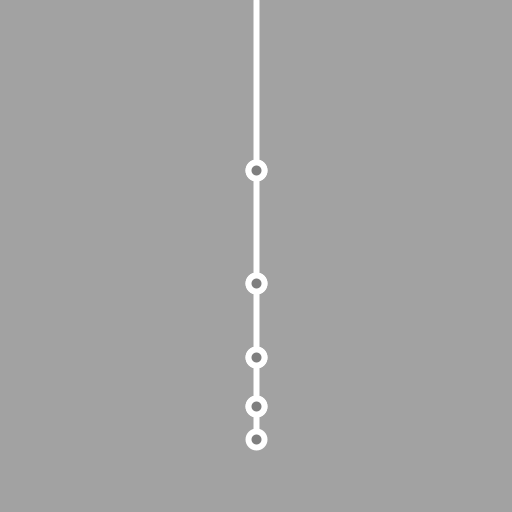
Frame 1 (no input)
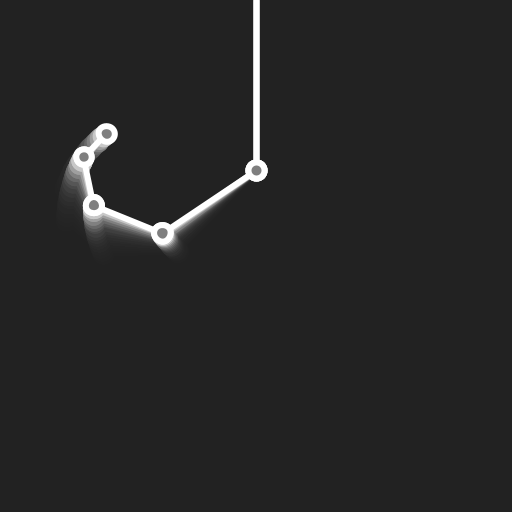
Frame 60 (the mouse pressed at the canvas centre just before this capture)
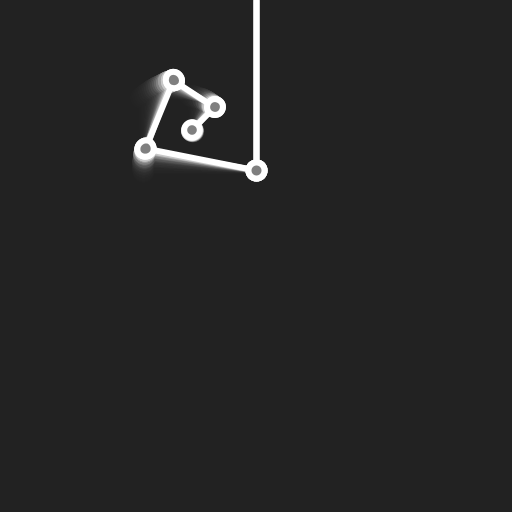
Frame 120 (the mouse held since frame 60 and released just before this capture)

The Processing sketch that drew these frames (run headless with seeded random() and noise(); from frame 60 on, the mouse is pressed at the canvas centre):

// Processing sketch: ANI2012A20_Tentacle
// ── ANI2012A20_Tentacle.pde
// ANI2012A20_Tentacle.pde
// Dessine et anime un tentacule généré à partir d'une fonction récursive.

// paramètres
int depthCurrent = 5;
int depthMax = 10;

int colorStroke = 255;
int colorFill = 127;
int colorBack = 31;

float period = 100000.0f;
float radius = 16.0f;

float scaleFactor = 0.66f;

// variable
float angle;

void setup()
{
  size(512, 512);
  frameRate(60);
  strokeWeight(6);
  fill(255);
}

void draw()
{
  fade(63);

  stroke(colorStroke);
  fill(colorFill);

  // position initiale
  translate(width / 2.0f, 0);

  // invocation de la fonction récursive
  tentacle(height / 3.0f, 0);

  // oscillation de l'angle de rotation
  angle = oscillate(millis(), PI * 4.0f, period);
}

// fonction récursive qui dessine un tentacule en plusieurs segments
void tentacle(float segment, int level)
{
  // dessiner un segment de tentacule
  line(0, 0, 0, segment);

  // déplacer l'origine au bout du segment
  translate(0, segment);

  // dessiner une ellipse à l'extrémité
  ellipse(0, 0, radius, radius);

  // appliquer le facteur de décroissance de la taille
  segment *= scaleFactor;

  // incrémenter le nombre de niveaux
  ++level;

  // valider la condition d'arrêt
  if (level < depthCurrent)
  {
    // dessiner le segment
    pushMatrix();
    rotate(angle);
    tentacle(segment, level);
    popMatrix();

    // dessiner une ellipse à l'embranchement
    ellipse(0, 0, radius, radius);
  }
}

void keyReleased()
{
  if (keyCode == UP)
    depthCurrent = ++depthCurrent < depthMax ? depthCurrent : depthMax;
  if (keyCode == DOWN)
    depthCurrent = --depthCurrent > 0 ? depthCurrent : 0;

  println("current depth : " + depthCurrent);
}

float oscillate(float time, float amplitude, float period)
{
  return amplitude * sin(time * 2.0f * PI / period);
}

void fade(float decay)
{
  rectMode(CORNER);
  noStroke();
  fill(colorBack, decay);
  rect(0, 0, width, height);
}
